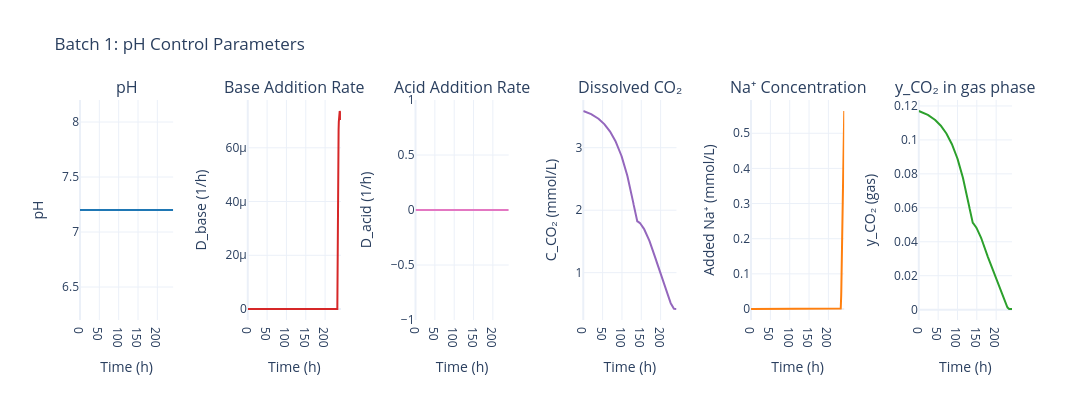

The code cell stored with this chart in its notebook:
### Code cell
# pH plots
fig = data.plot_pH_control(batch_number=BATCH_NUMBER)
fig.show()

### Figure 1 — Plotly figure (JSON) as saved in the notebook; plotly's stock layout.template omitted (floating-point values rounded to 4 significant figures; data arrays with more than 128 entries replaced by an {"elided": "..."} marker saying what was removed)
{"data": [{"hovertemplate": "Time: %{x:.1f} h<br>pH: %{y:.2f}<extra></extra>", "line": {"color": "#1f77b4", "width": 2}, "mode": "lines", "name": "pH", "type": "scatter", "x": {"elided": "275 float values"}, "xaxis": "x", "y": {"elided": "275 float values"}, "yaxis": "y"}, {"hovertemplate": "Time: %{x:.1f} h<br>D_base: %{y:.4f} 1/h<extra></extra>", "line": {"color": "#d62728", "width": 2}, "mode": "lines", "name": "D_base", "type": "scatter", "x": {"elided": "275 float values"}, "xaxis": "x2", "y": {"elided": "275 float values"}, "yaxis": "y2"}, {"hovertemplate": "Time: %{x:.1f} h<br>D_acid: %{y:.4f} 1/h<extra></extra>", "line": {"color": "#e377c2", "width": 2}, "mode": "lines", "name": "D_acid", "type": "scatter", "x": {"elided": "275 float values"}, "xaxis": "x3", "y": {"elided": "275 float values"}, "yaxis": "y3"}, {"hovertemplate": "Time: %{x:.1f} h<br>C_CO₂: %{y:.2f} mmol/L<extra></extra>", "line": {"color": "#9467bd", "width": 2}, "mode": "lines", "name": "C_CO₂", "type": "scatter", "x": {"elided": "275 float values"}, "xaxis": "x4", "y": {"elided": "275 float values"}, "yaxis": "y4"}, {"hovertemplate": "Time: %{x:.1f} h<br>Added Na⁺: %{y:.1f} mmol/L<extra></extra>", "line": {"color": "#ff7f0e", "width": 2}, "mode": "lines", "name": "Added Na⁺", "type": "scatter", "x": {"elided": "275 float values"}, "xaxis": "x5", "y": {"elided": "275 float values"}, "yaxis": "y5"}, {"hovertemplate": "Time: %{x:.1f} h<br>y_CO₂ (gas): %{y:.2f}<extra></extra>", "line": {"color": "#2ca02c", "width": 2}, "mode": "lines", "name": "y_CO₂ (gas)", "type": "scatter", "x": {"elided": "275 float values"}, "xaxis": "x6", "y": {"elided": "275 float values"}, "yaxis": "y6"}], "layout": {"annotations": [{"font": {"size": 16}, "showarrow": false, "text": "pH", "x": 0.05, "xanchor": "center", "xref": "paper", "y": 1, "yanchor": "bottom", "yref": "paper"}, {"font": {"size": 16}, "showarrow": false, "text": "Base Addition Rate", "x": 0.23, "xanchor": "center", "xref": "paper", "y": 1, "yanchor": "bottom", "yref": "paper"}, {"font": {"size": 16}, "showarrow": false, "text": "Acid Addition Rate", "x": 0.41, "xanchor": "center", "xref": "paper", "y": 1, "yanchor": "bottom", "yref": "paper"}, {"font": {"size": 16}, "showarrow": false, "text": "Dissolved CO₂", "x": 0.59, "xanchor": "center", "xref": "paper", "y": 1, "yanchor": "bottom", "yref": "paper"}, {"font": {"size": 16}, "showarrow": false, "text": "Na⁺ Concentration", "x": 0.77, "xanchor": "center", "xref": "paper", "y": 1, "yanchor": "bottom", "yref": "paper"}, {"font": {"size": 16}, "showarrow": false, "text": "y_CO₂ in gas phase", "x": 0.95, "xanchor": "center", "xref": "paper", "y": 1, "yanchor": "bottom", "yref": "paper"}], "font": {"size": 12}, "height": 400, "showlegend": false, "title": {"text": "Batch 1: pH Control Parameters"}, "width": 2100, "xaxis": {"anchor": "y", "domain": [0, 0.1], "title": {"text": "Time (h)"}}, "xaxis2": {"anchor": "y2", "domain": [0.18, 0.28], "title": {"text": "Time (h)"}}, "xaxis3": {"anchor": "y3", "domain": [0.36, 0.46], "title": {"text": "Time (h)"}}, "xaxis4": {"anchor": "y4", "domain": [0.54, 0.64], "title": {"text": "Time (h)"}}, "xaxis5": {"anchor": "y5", "domain": [0.72, 0.82], "title": {"text": "Time (h)"}}, "xaxis6": {"anchor": "y6", "domain": [0.9, 1.0], "title": {"text": "Time (h)"}}, "yaxis": {"anchor": "x", "domain": [0, 1], "title": {"text": "pH"}}, "yaxis2": {"anchor": "x2", "domain": [0, 1], "title": {"text": "D_base (1/h)"}}, "yaxis3": {"anchor": "x3", "domain": [0, 1], "title": {"text": "D_acid (1/h)"}}, "yaxis4": {"anchor": "x4", "domain": [0, 1], "title": {"text": "C_CO₂ (mmol/L)"}}, "yaxis5": {"anchor": "x5", "domain": [0, 1], "title": {"text": "Added Na⁺ (mmol/L)"}}, "yaxis6": {"anchor": "x6", "domain": [0, 1], "title": {"text": "y_CO₂ (gas)"}}}}
